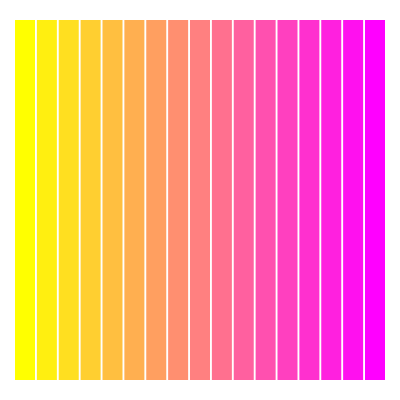
Frame 1 (no input)
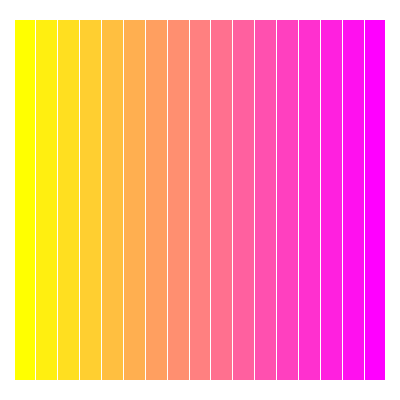
Frame 60 (no input)
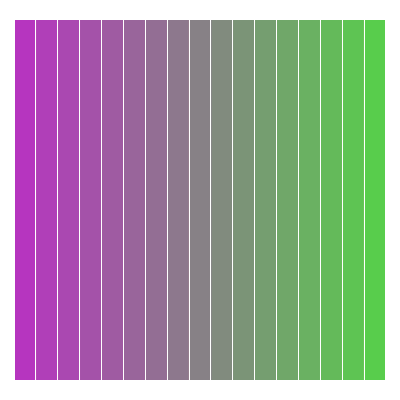
Frame 120 (the mouse pressed at the canvas centre since frame 60)

The p5.js sketch that drew these frames (run headless with seeded random() and noise() and a simulated clock; from frame 60 on, the mouse is pressed at the canvas centre):

// p5.js sketch
// ── sketch.js
var nRectangles = 17;
var colorA;
var colorB;

function setup() {
  createCanvas(400,400)
  rectMode(CENTER);
  noStroke();
  fill(23);

  colorA = color(255, 255, 0);
  colorB = color(255, 0, 255);
  
}

function draw() {
  for (var i = 0; i<nRectangles; i++){
  	//finds the different color values for each rectangle in order to create an even gradient
    var fraction = i/(nRectangles-1);
    var aBarColor = lerpColor(colorA, colorB, fraction);
    var barX = map(i, 0, nRectangles-1, 25, width-25);
    //changes fill to the proper color and draws rectangle
    fill(aBarColor);
    rect(barX,height/2,20,360);
    
  }
}

function mousePressed() {
  //changes colors when mouse is pressed
  colorA = color(random(0, 255), random(0, 255), random(0, 255));
  colorB = color(random(0, 255), random(0, 255), random(0, 255));
}
